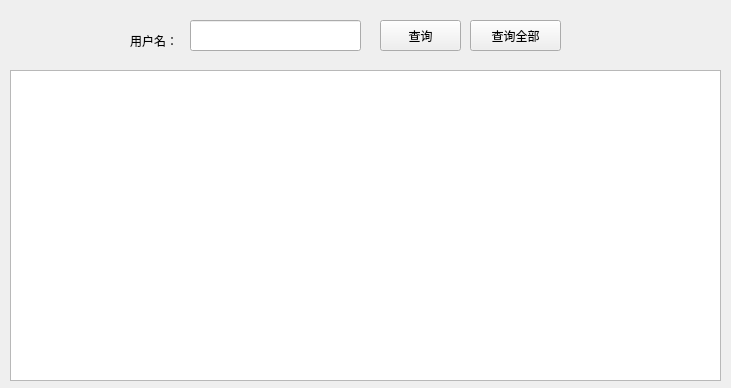
<?xml version="1.0" encoding="UTF-8"?>
<ui version="4.0">
 <class>adminUser</class>
 <widget class="QWidget" name="adminUser">
  <property name="geometry">
   <rect>
    <x>0</x>
    <y>0</y>
    <width>731</width>
    <height>388</height>
   </rect>
  </property>
  <property name="windowTitle">
   <string>Form</string>
  </property>
  <widget class="QTableView" name="tableView">
   <property name="geometry">
    <rect>
     <x>10</x>
     <y>70</y>
     <width>711</width>
     <height>311</height>
    </rect>
   </property>
  </widget>
  <widget class="QLabel" name="label">
   <property name="geometry">
    <rect>
     <x>130</x>
     <y>30</y>
     <width>61</width>
     <height>21</height>
    </rect>
   </property>
   <property name="text">
    <string>用户名：</string>
   </property>
  </widget>
  <widget class="QLineEdit" name="searchName">
   <property name="geometry">
    <rect>
     <x>190</x>
     <y>20</y>
     <width>171</width>
     <height>31</height>
    </rect>
   </property>
  </widget>
  <widget class="QPushButton" name="searchFind">
   <property name="geometry">
    <rect>
     <x>380</x>
     <y>20</y>
     <width>81</width>
     <height>31</height>
    </rect>
   </property>
   <property name="text">
    <string>查询</string>
   </property>
  </widget>
  <widget class="QPushButton" name="SearchNameAll">
   <property name="geometry">
    <rect>
     <x>470</x>
     <y>20</y>
     <width>91</width>
     <height>31</height>
    </rect>
   </property>
   <property name="text">
    <string>查询全部</string>
   </property>
  </widget>
 </widget>
 <resources/>
 <connections/>
</ui>
